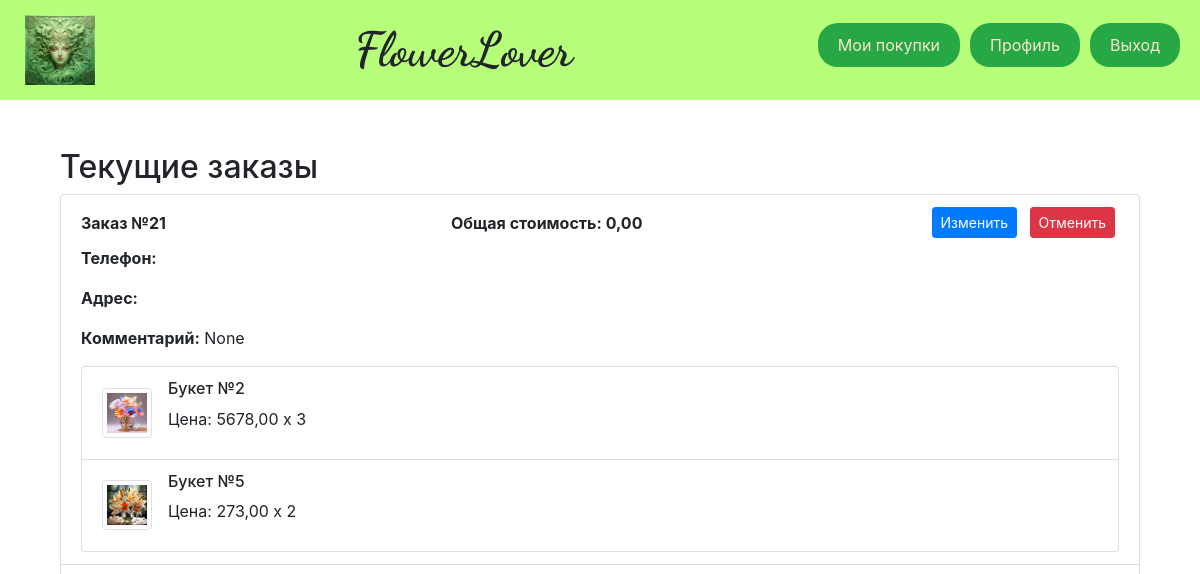
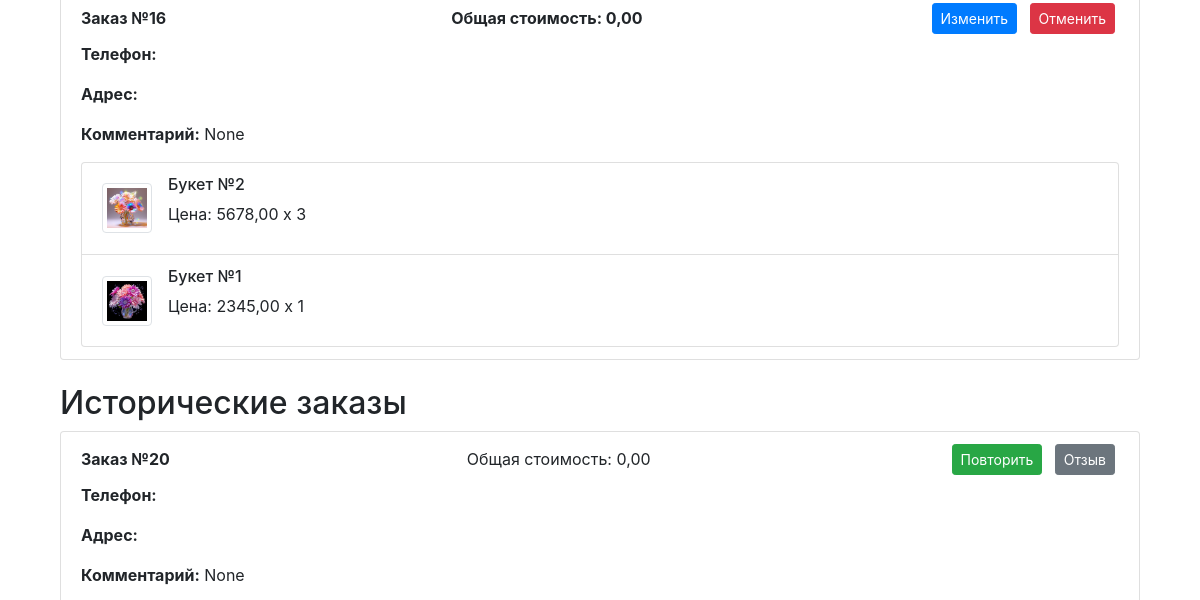
Before: /purchase/ (signed in, upper part) with the older database file (2 pictures, top to bottom).
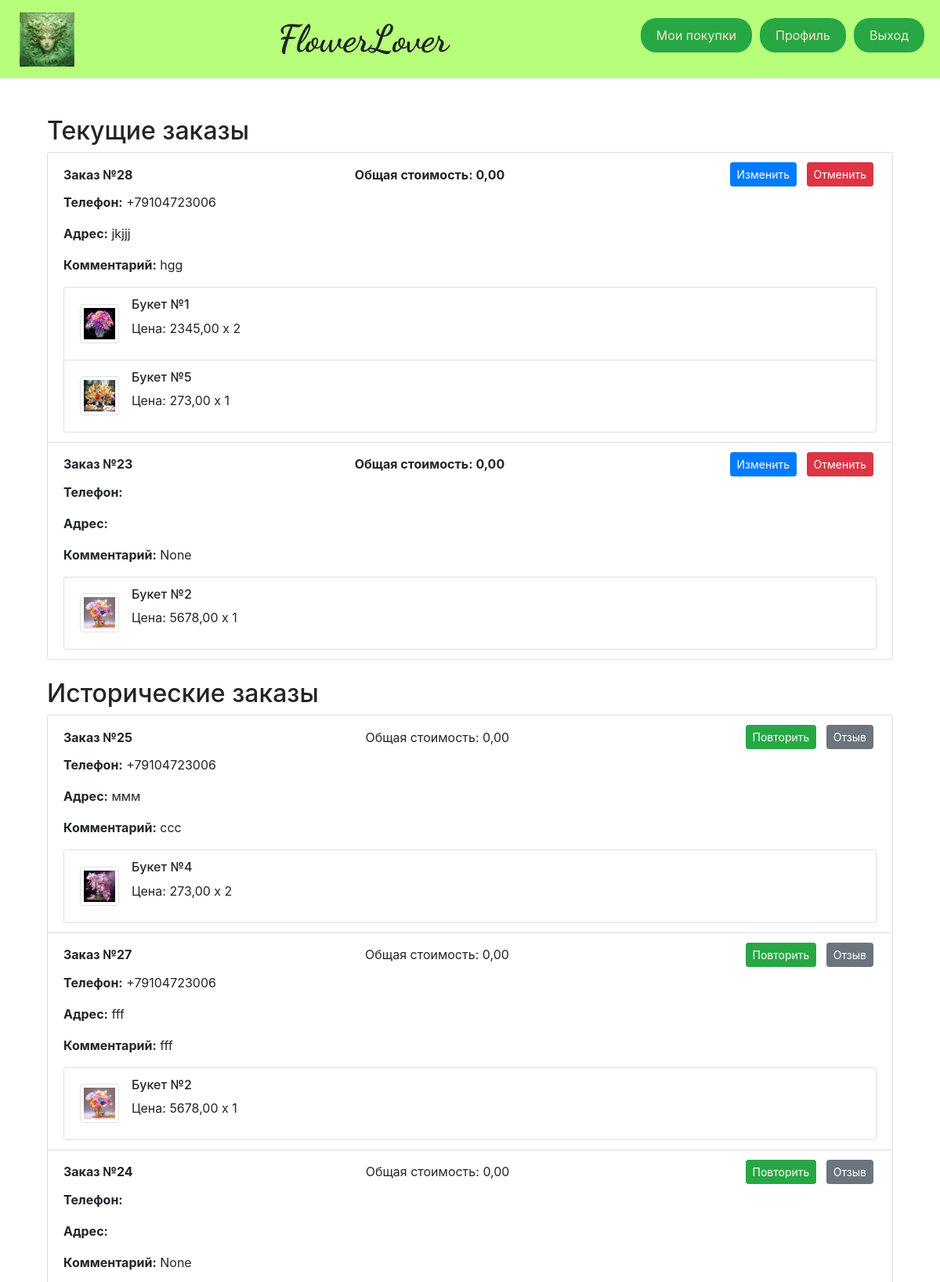
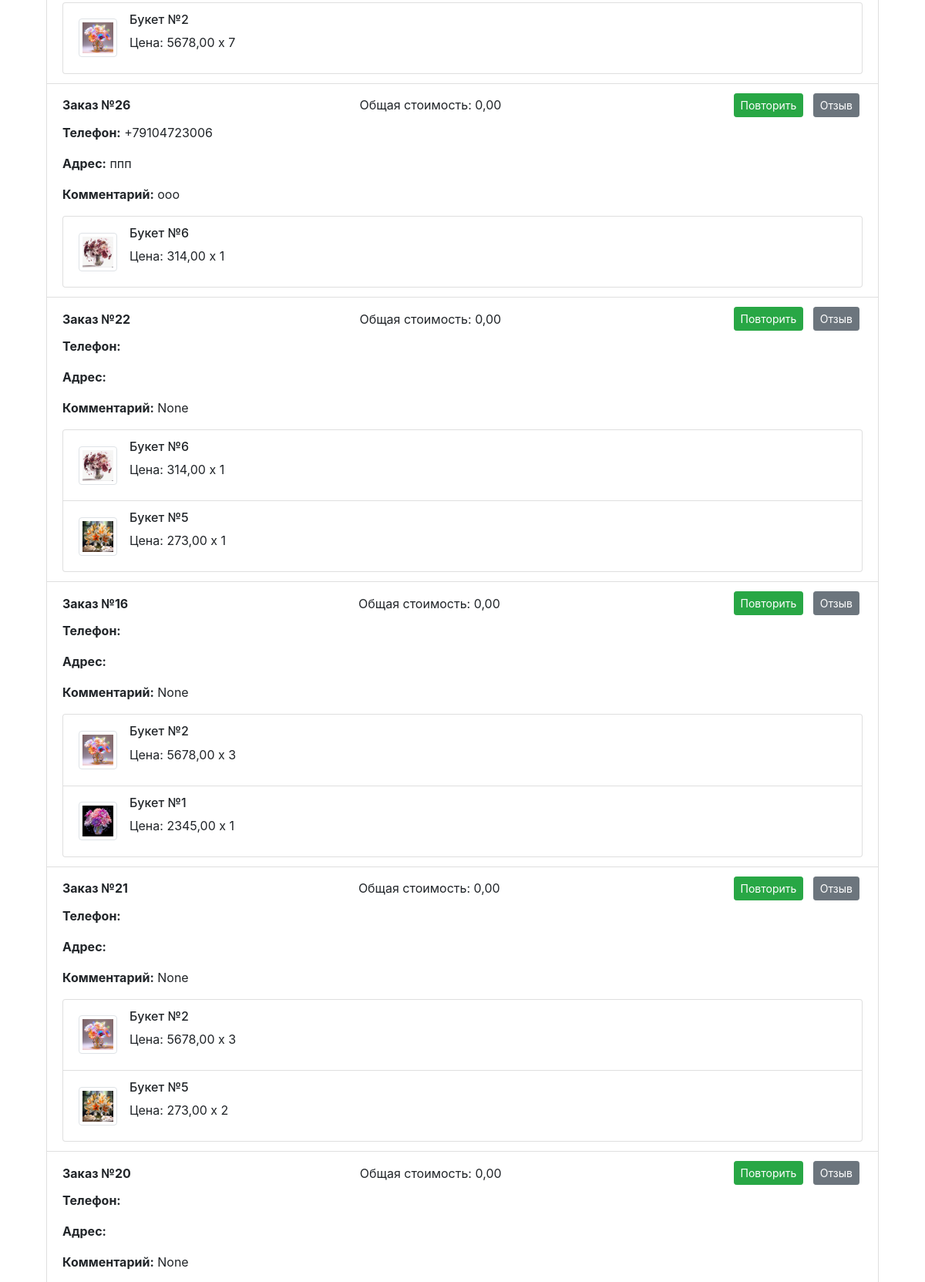
After: the same page with the newer database file (2 pictures, top to bottom).
### business_app/models.py (models this page shows, shortened)
class Order(models.Model):
    DoesNotExist = None
    objects = None
    STATUS_PENDING = 'pending'
    STATUS_CONFIRMED = 'confirmed'
    STATUS_DELIVERY = 'delivery'
    STATUS_CANCELED = 'cancelled'
    STATUS_COMPLETED = 'completed'
    STATUS_CHOICES = [
        (STATUS_PENDING, 'Pending'),
        (STATUS_CONFIRMED, 'Confirmed'),
        (STATUS_DELIVERY, 'Delivery'),
        (STATUS_CANCELED, 'Cancelled'),
        (STATUS_COMPLETED, 'Completed'),
    ]
    user = models.ForeignKey(User, on_delete=models.CASCADE, related_name='orders')
    items = models.ManyToManyField(Product, through=OrderItem, related_name='orders')
    total_amount = models.DecimalField(max_digits=8, decimal_places=2, default=0)
    phone = models.CharField(max_length=12)
    address = models.TextField(max_length=120)
    comment = models.TextField(max_length=120, blank=True, null=True)
    telegram_key = models.CharField(max_length=100, blank=True, null=True)
    status = models.CharField(max_length=20, choices=STATUS_CHOICES, default=STATUS_CONFIRMED)
    status_datetime = models.DateTimeField(auto_now_add=True)

class OrderItem(models.Model):
    objects = None
    product = models.ForeignKey(Product, on_delete=models.CASCADE)
    order = models.ForeignKey('Order', on_delete=models.CASCADE)
    quantity = models.PositiveIntegerField(default=1)

class Product(models.Model):
    DoesNotExist = None
    objects = None
    name = models.CharField(max_length=50)
    description = models.TextField(max_length=255)
    price = models.DecimalField(max_digits=8, decimal_places=2)
    image = models.ImageField(upload_to='myproject/media/', default='no_photo.jpg')
    is_active = models.BooleanField(default=True)  # Поле для статуса активности
    class Meta:
        permissions = [
            ("customer", "Покупатель"),
            ("salesman", "Продавец"),
        ]

### business_app/views.py (the view)
    @login_required(login_url='page_errors')
    @user_passes_test(is_in_group('customer'), login_url='page_errors', redirect_field_name=None)
    @order_belongs_to_user
    def _wrapped_view(request, *args, **kwargs):
        try:
            return view_func(request, *args, **kwargs)
        except Exception as e:
            logger.error(f"Ошибка в представлении {view_func.__name__}: {e}")
            return HttpResponseServerError("Произошла внутренняя ошибка сервера.")

### business_app/context_processors.py (called while the page is built)
def user_group_context(request):
    if request.user.is_authenticated:
        group_names = request.user.groups.values_list('name', flat=True)
        return {
            'is_customer': 'customer' in group_names or request.user.is_superuser,
            'is_salesman': 'salesman' in group_names or request.user.is_superuser,
        }
    return {
        'is_customer': False,
        'is_salesman': False,
    }

### business_app/views.py (called while the page is built)
def is_in_group(group_name):
    def check(user):
        try:
            result = user.groups.filter(name=group_name).exists()
            logger.debug(f"Проверка принадлежности к группе '{group_name}' для пользователя {user.username}: {result}")
            return result
        except Exception as e:
            logger.error(f"Ошибка при проверке группы пользователя: {e}")
            return False
    return check

### business_app/templates/business_app/purchase.html (shortened to what the changed rows need)
{% extends 'base.html' %}
{% load bootstrap4 %}
{% block content %}
<div class="container mt-4">
    <h2>Текущие заказы</h2>
    <div class="list-group mb-4">
        {% for order in current_orders %}
            <div class="list-group-item">
                <div class="d-flex w-100 justify-content-between align-items-center">
                    <span><strong>Заказ №{{ order.id }}</strong></span>
                    <span><strong>Общая стоимость: {{ order.total_amount|floatformat:2 }}</strong></span>
                    <div>
                        {% if order.status == STATUS_PENDING or order.status == STATUS_CONFIRMED %}
                        <form method="post" action="{% url 'edit_order' order.id %}" style="display:inline;">
                            <button type="submit" class="btn btn-primary btn-sm mx-1">Изменить</button>
                        </form>
                        <form method="post" action="{% url 'cancel_order' order.id %}" style="display:inline;">
                            <button type="submit" class="btn btn-danger btn-sm mx-1">Отменить</button>
                        </form>
                        {% elif order.status == STATUS_COMPLETED or order.status == STATUS_CANCELED %}
                            <button class="btn btn-success btn-sm mx-1">Повторить</button>
                            <button class="btn btn-secondary btn-sm mx-1">Отзыв</button>
                        {% endif %}
                    </div>
                </div>
                <div class="mt-2">
                    <p><strong>Телефон:</strong> {{ order.phone }}</p>
                    <p><strong>Адрес:</strong> {{ order.address }}</p>
                    <p><strong>Комментарий:</strong> {{ order.comment }}</p>
                </div>
                <ul class="list-group mt-2">
                    {% for item in order.orderitem_set.all %}
                        <li class="list-group-item d-flex justify-content-between align-items-center">
                            <div class="d-flex align-items-center">
                                <img src="{{ item.product.image.url }}" alt="{{ item.product.name }}" class="img-thumbnail" style="width: 50px; height: 50px;">
                                <div class="ml-3">
                                    <h6>{{ item.product.name }}</h6>
                                    <p>Цена: {{ item.product.price }} x {{ item.quantity }}</p>
                                </div>
                            </div>
                        </li>
                    {% endfor %}
                </ul>
            </div>
        {% empty %}
            <p>Нет текущих заказов.</p>
        {% endfor %}
    </div>
    <h2>Исторические заказы</h2>
    <div class="list-group">
        {% for order in historical_orders %}
            <div class="list-group-item">
                <div class="d-flex w-100 justify-content-between align-items-center">
                    <span><strong>Заказ №{{ order.id }}</strong></span>
                    <span>Общая стоимость: {{ order.total_amount|floatformat:2 }}</span>
                    <div>
                        {% if order.status == STATUS_COMPLETED or order.status == STATUS_CANCELED %}
                                <button class="btn btn-success btn-sm mx-1">Повторить</button>
                            <form method="post" action="{% url 'review' order.id %}" style="display:inline;">
                                <button type="submit" class="btn btn-secondary btn-sm mx-1">Отзыв</button>
                            </form>
                        {% endif %}
                    </div>
                </div>
                <div class="mt-2">
                    <p><strong>Телефон:</strong> {{ order.phone }}</p>
                    <p><strong>Адрес:</strong> {{ order.address }}</p>
                    <p><strong>Комментарий:</strong> {{ order.comment }}</p>
                </div>
                <ul class="list-group mt-2">
                    {% for item in order.orderitem_set.all %}
                        <li class="list-group-item d-flex justify-content-between align-items-center">
                            <div class="d-flex align-items-center">
                                <img src="{{ item.product.image.url }}" alt="{{ item.product.name }}" class="img-thumbnail" style="width: 50px; height: 50px;">
                                <div class="ml-3">
                                    <h6>{{ item.product.name }}</h6>
                                    <p>Цена: {{ item.product.price }} x {{ item.quantity }}</p>
                                </div>
                            </div>
                        </li>
                    {% endfor %}
                </ul>
            </div>
        {% empty %}
            <p>Нет исторических заказов.</p>
        {% endfor %}
    </div>
</div>
{% endblock %}

Changed rows visible on the page:
added Order: id "28", total_amount "0,00", status "Изменить", phone "+79104723006", address "jkjjj", comment "hgg", shown under "Текущие заказы"
added OrderItem: product.image (picture), product.name "Букет №1", product.price "2345,00", quantity "2", shown under "28"
added OrderItem: product.image (picture), product.name "Букет №5", product.price "273,00", quantity "1", shown under "28"
added Order: id "23", total_amount "0,00", status "Изменить", comment "None", shown under "Текущие заказы"
added OrderItem: product.image (picture), product.name "Букет №2", product.price "5678,00", quantity "1", shown under "23"
added Order: id "25", total_amount "0,00", status "Повторить", phone "+79104723006", address "ммм", comment "ссс", shown under "Исторические заказы"
added OrderItem: product.image (picture), product.name "Букет №4", product.price "273,00", quantity "2", shown under "25"
added Order: id "27", total_amount "0,00", status "Повторить", phone "+79104723006", address "fff", comment "fff", shown under "Исторические заказы"
added OrderItem: product.image (picture), product.name "Букет №2", product.price "5678,00", quantity "1", shown under "27"
added Order: id "24", total_amount "0,00", status "Повторить", comment "None", shown under "Исторические заказы"
added OrderItem: product.image (picture), product.name "Букет №2", product.price "5678,00", quantity "7", shown under "24"
added Order: id "26", total_amount "0,00", status "Повторить", phone "+79104723006", address "ппп", comment "ооо", shown under "Исторические заказы"
added OrderItem: product.image (picture), product.name "Букет №6", product.price "314,00", quantity "1", shown under "26"
added Order: id "22", total_amount "0,00", status "Повторить", comment "None", shown under "Исторические заказы"
added OrderItem: product.image (picture), product.name "Букет №6", product.price "314,00", quantity "1", shown under "22"
added OrderItem: product.image (picture), product.name "Букет №5", product.price "273,00", quantity "1", shown under "22"
changed Order id 16: gains OrderItem (product.image (picture), product.name "Букет №2", product.price "5678,00", quantity "3"); gains OrderItem (product.image (picture), product.name "Букет №1", product.price "2345,00", quantity "1"); loses OrderItem (product.image (picture), product.name "Букет №2", product.price "5678,00", quantity "3"); loses OrderItem (product.image (picture), product.name "Букет №1", product.price "2345,00", quantity "1"); moves from the list under "Текущие заказы" to the list under "Исторические заказы"
changed Order id 21: gains OrderItem (product.image (picture), product.name "Букет №2", product.price "5678,00", quantity "3"); gains OrderItem (product.image (picture), product.name "Букет №5", product.price "273,00", quantity "2"); loses OrderItem (product.image (picture), product.name "Букет №2", product.price "5678,00", quantity "3"); loses OrderItem (product.image (picture), product.name "Букет №5", product.price "273,00", quantity "2"); moves from the list under "Текущие заказы" to the list under "Исторические заказы"
